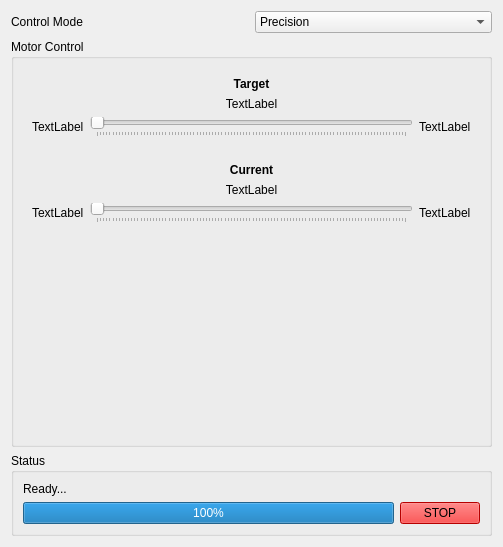
<?xml version="1.0" encoding="UTF-8"?>
<ui version="4.0">
    <class>Form</class>
    <widget class="QWidget" name="Form">
        <property name="geometry">
            <rect>
                <x>0</x>
                <y>0</y>
                <width>503</width>
                <height>547</height>
            </rect>
        </property>
        <property name="windowTitle">
            <string>Form</string>
        </property>
        <layout class="QGridLayout" name="gridLayout_2">
            <item row="2" column="1">
                <widget class="QGroupBox" name="groupBox">
                    <property name="title">
                        <string>Status</string>
                    </property>
                    <layout class="QGridLayout" name="gridLayout_3">
                        <item row="1" column="0">
                            <widget class="QProgressBar" name="progressBar">
                                <property name="value">
                                    <number>100</number>
                                </property>
                                <property name="textVisible">
                                    <bool>true</bool>
                                </property>
                            </widget>
                        </item>
                        <item row="1" column="1">
                            <widget class="QPushButton" name="stopButton">
                                <property name="styleSheet">
                                    <string notr="true">background-color:red</string>
                                </property>
                                <property name="text">
                                    <string>STOP</string>
                                </property>
                            </widget>
                        </item>
                        <item row="0" column="0">
                            <widget class="QLabel" name="statusLabel">
                                <property name="text">
                                    <string>Ready...</string>
                                </property>
                            </widget>
                        </item>
                    </layout>
                </widget>
            </item>
            <item row="1" column="1">
                <widget class="QGroupBox" name="groupBox">
                    <property name="title">
                        <string>Motor Control</string>
                    </property>
                    <layout class="QVBoxLayout" name="verticalLayout">
                        <item>
                            <widget class="QStackedWidget" name="stackedWidget">
                                <property name="enabled">
                                    <bool>true</bool>
                                </property>
                                <property name="currentIndex">
                                    <number>0</number>
                                </property>
                                <widget class="QWidget" name="page">
                                    <layout class="QGridLayout" name="gridLayout">
                                        <item row="6" column="1">
                                            <widget class="QSlider" name="currentHSlider">
                                                <property name="enabled">
                                                    <bool>false</bool>
                                                </property>
                                                <property name="orientation">
                                                    <enum>Qt::Horizontal</enum>
                                                </property>
                                                <property name="tickPosition">
                                                    <enum>QSlider::TicksBelow</enum>
                                                </property>
                                            </widget>
                                        </item>
                                        <item row="2" column="1">
                                            <widget class="QSlider" name="targetHSlider">
                                                <property name="orientation">
                                                    <enum>Qt::Horizontal</enum>
                                                </property>
                                                <property name="tickPosition">
                                                    <enum>QSlider::TicksBelow</enum>
                                                </property>
                                            </widget>
                                        </item>
                                        <item row="2" column="0">
                                            <widget class="QLabel" name="targetHMin">
                                                <property name="text">
                                                    <string>TextLabel</string>
                                                </property>
                                            </widget>
                                        </item>
                                        <item row="6" column="0">
                                            <widget class="QLabel" name="currentHMin">
                                                <property name="text">
                                                    <string>TextLabel</string>
                                                </property>
                                            </widget>
                                        </item>
                                        <item row="2" column="2">
                                            <widget class="QLabel" name="targetHMax">
                                                <property name="text">
                                                    <string>TextLabel</string>
                                                </property>
                                            </widget>
                                        </item>
                                        <item row="6" column="2">
                                            <widget class="QLabel" name="currentHMax">
                                                <property name="text">
                                                    <string>TextLabel</string>
                                                </property>
                                            </widget>
                                        </item>
                                        <item row="1" column="1">
                                            <widget class="QLabel" name="targetHValue">
                                                <property name="text">
                                                    <string>TextLabel</string>
                                                </property>
                                                <property name="alignment">
                                                    <set>Qt::AlignBottom|Qt::AlignHCenter</set>
                                                </property>
                                            </widget>
                                        </item>
                                        <item row="5" column="1">
                                            <widget class="QLabel" name="currentHValue">
                                                <property name="text">
                                                    <string>TextLabel</string>
                                                </property>
                                                <property name="alignment">
                                                    <set>Qt::AlignBottom|Qt::AlignHCenter</set>
                                                </property>
                                            </widget>
                                        </item>
                                        <item row="0" column="1">
                                            <widget class="QLabel" name="label_8">
                                                <property name="font">
                                                    <font>
                                                        <weight>75</weight>
                                                        <bold>true</bold>
                                                    </font>
                                                </property>
                                                <property name="text">
                                                    <string>Target</string>
                                                </property>
                                                <property name="alignment">
                                                    <set>Qt::AlignCenter</set>
                                                </property>
                                            </widget>
                                        </item>
                                        <item row="4" column="1">
                                            <widget class="QLabel" name="label_9">
                                                <property name="font">
                                                    <font>
                                                        <weight>75</weight>
                                                        <bold>true</bold>
                                                    </font>
                                                </property>
                                                <property name="text">
                                                    <string>Current</string>
                                                </property>
                                                <property name="alignment">
                                                    <set>Qt::AlignCenter</set>
                                                </property>
                                            </widget>
                                        </item>
                                        <item row="3" column="1">
                                            <spacer name="verticalSpacer">
                                                <property name="orientation">
                                                    <enum>Qt::Vertical</enum>
                                                </property>
                                                <property name="sizeType">
                                                    <enum>QSizePolicy::Fixed</enum>
                                                </property>
                                                <property name="sizeHint" stdset="0">
                                                    <size>
                                                        <width>20</width>
                                                        <height>20</height>
                                                    </size>
                                                </property>
                                            </spacer>
                                        </item>
                                        <item row="7" column="0">
                                            <spacer name="verticalSpacer_2">
                                                <property name="orientation">
                                                    <enum>Qt::Vertical</enum>
                                                </property>
                                                <property name="sizeHint" stdset="0">
                                                    <size>
                                                        <width>20</width>
                                                        <height>40</height>
                                                    </size>
                                                </property>
                                            </spacer>
                                        </item>
                                    </layout>
                                </widget>
                                <widget class="QWidget" name="page_2">
                                    <layout class="QGridLayout" name="gridLayout_4">
                                        <item row="2" column="3">
                                            <spacer name="horizontalSpacer">
                                                <property name="orientation">
                                                    <enum>Qt::Horizontal</enum>
                                                </property>
                                                <property name="sizeType">
                                                    <enum>QSizePolicy::Fixed</enum>
                                                </property>
                                                <property name="sizeHint" stdset="0">
                                                    <size>
                                                        <width>40</width>
                                                        <height>20</height>
                                                    </size>
                                                </property>
                                            </spacer>
                                        </item>
                                        <item row="2" column="4">
                                            <layout class="QHBoxLayout" name="horizontalLayout_3">
                                                <item>
                                                    <widget class="QSlider" name="currentVSlider">
                                                        <property name="enabled">
                                                            <bool>false</bool>
                                                        </property>
                                                        <property name="orientation">
                                                            <enum>Qt::Vertical</enum>
                                                        </property>
                                                        <property name="tickPosition">
                                                            <enum>QSlider::TicksBelow</enum>
                                                        </property>
                                                    </widget>
                                                </item>
                                            </layout>
                                        </item>
                                        <item row="3" column="4">
                                            <widget class="QLabel" name="currentVMin">
                                                <property name="text">
                                                    <string>TextLabel</string>
                                                </property>
                                                <property name="alignment">
                                                    <set>Qt::AlignCenter</set>
                                                </property>
                                            </widget>
                                        </item>
                                        <item row="2" column="1">
                                            <layout class="QHBoxLayout" name="horizontalLayout_2">
                                                <item>
                                                    <widget class="QSlider" name="targetVSlider">
                                                        <property name="singleStep">
                                                            <number>1</number>
                                                        </property>
                                                        <property name="orientation">
                                                            <enum>Qt::Vertical</enum>
                                                        </property>
                                                        <property name="tickPosition">
                                                            <enum>QSlider::TicksAbove</enum>
                                                        </property>
                                                    </widget>
                                                </item>
                                            </layout>
                                        </item>
                                        <item row="1" column="4">
                                            <widget class="QLabel" name="currentVMax">
                                                <property name="text">
                                                    <string>TextLabel</string>
                                                </property>
                                                <property name="alignment">
                                                    <set>Qt::AlignCenter</set>
                                                </property>
                                            </widget>
                                        </item>
                                        <item row="2" column="0">
                                            <widget class="QLabel" name="targetVValue">
                                                <property name="text">
                                                    <string>TextLabel</string>
                                                </property>
                                                <property name="alignment">
                                                    <set>Qt::AlignRight|Qt::AlignTrailing|Qt::AlignVCenter</set>
                                                </property>
                                            </widget>
                                        </item>
                                        <item row="2" column="6">
                                            <widget class="QLabel" name="currentVValue">
                                                <property name="text">
                                                    <string>TextLabel</string>
                                                </property>
                                            </widget>
                                        </item>
                                        <item row="0" column="4">
                                            <widget class="QLabel" name="label_6">
                                                <property name="font">
                                                    <font>
                                                        <weight>75</weight>
                                                        <bold>true</bold>
                                                    </font>
                                                </property>
                                                <property name="text">
                                                    <string>Current</string>
                                                </property>
                                                <property name="alignment">
                                                    <set>Qt::AlignRight|Qt::AlignTrailing|Qt::AlignVCenter</set>
                                                </property>
                                            </widget>
                                        </item>
                                        <item row="1" column="1">
                                            <widget class="QLabel" name="targetVMax">
                                                <property name="text">
                                                    <string>TextLabel</string>
                                                </property>
                                                <property name="alignment">
                                                    <set>Qt::AlignCenter</set>
                                                </property>
                                            </widget>
                                        </item>
                                        <item row="3" column="1">
                                            <widget class="QLabel" name="targetVMin">
                                                <property name="text">
                                                    <string>TextLabel</string>
                                                </property>
                                                <property name="alignment">
                                                    <set>Qt::AlignCenter</set>
                                                </property>
                                            </widget>
                                        </item>
                                        <item row="0" column="1">
                                            <widget class="QLabel" name="label_5">
                                                <property name="font">
                                                    <font>
                                                        <weight>75</weight>
                                                        <bold>true</bold>
                                                    </font>
                                                </property>
                                                <property name="text">
                                                    <string>Target</string>
                                                </property>
                                            </widget>
                                        </item>
                                    </layout>
                                </widget>
                                <widget class="QWidget" name="page_3">
                                    <layout class="QGridLayout" name="gridLayout_5">
                                        <item row="1" column="1">
                                            <widget class="QDial" name="currentDial">
                                                <property name="enabled">
                                                    <bool>false</bool>
                                                </property>
                                                <property name="notchesVisible">
                                                    <bool>true</bool>
                                                </property>
                                            </widget>
                                        </item>
                                        <item row="2" column="0">
                                            <widget class="QLabel" name="targetDialValue">
                                                <property name="text">
                                                    <string>TextLabel</string>
                                                </property>
                                                <property name="alignment">
                                                    <set>Qt::AlignHCenter|Qt::AlignTop</set>
                                                </property>
                                            </widget>
                                        </item>
                                        <item row="1" column="0">
                                            <widget class="QDial" name="targetDial">
                                                <property name="notchesVisible">
                                                    <bool>true</bool>
                                                </property>
                                            </widget>
                                        </item>
                                        <item row="2" column="1">
                                            <widget class="QLabel" name="currentDialValue">
                                                <property name="text">
                                                    <string>TextLabel</string>
                                                </property>
                                                <property name="alignment">
                                                    <set>Qt::AlignHCenter|Qt::AlignTop</set>
                                                </property>
                                            </widget>
                                        </item>
                                        <item row="0" column="0">
                                            <widget class="QLabel" name="label_3">
                                                <property name="font">
                                                    <font>
                                                        <weight>75</weight>
                                                        <bold>true</bold>
                                                    </font>
                                                </property>
                                                <property name="text">
                                                    <string>Target</string>
                                                </property>
                                                <property name="alignment">
                                                    <set>Qt::AlignCenter</set>
                                                </property>
                                            </widget>
                                        </item>
                                        <item row="0" column="1">
                                            <widget class="QLabel" name="label_4">
                                                <property name="font">
                                                    <font>
                                                        <weight>75</weight>
                                                        <bold>true</bold>
                                                    </font>
                                                </property>
                                                <property name="text">
                                                    <string>Current</string>
                                                </property>
                                                <property name="alignment">
                                                    <set>Qt::AlignCenter</set>
                                                </property>
                                            </widget>
                                        </item>
                                    </layout>
                                </widget>
                                <widget class="QWidget" name="page_4">
                                    <layout class="QGridLayout" name="joylayout"/>
                                </widget>
                                <widget class="QWidget" name="page_5">
                                    <layout class="QVBoxLayout" name="verticalLayout_2">
                                        <item>
                                            <widget class="QLabel" name="label_10">
                                                <property name="font">
                                                    <font>
                                                        <weight>75</weight>
                                                        <bold>true</bold>
                                                    </font>
                                                </property>
                                                <property name="text">
                                                    <string>Target</string>
                                                </property>
                                            </widget>
                                        </item>
                                        <item>
                                            <layout class="QHBoxLayout" name="horizontalLayout_4">
                                                <item>
                                                    <layout class="QFormLayout" name="formLayout">
                                                        <item row="0" column="0">
                                                            <widget class="QLabel" name="label">
                                                                <property name="text">
                                                                    <string>Target Position</string>
                                                                </property>
                                                            </widget>
                                                        </item>
                                                        <item row="0" column="1">
                                                            <layout class="QHBoxLayout" name="targetLineEditLayout">
                                                                <item>
                                                                    <widget class="QToolButton" name="targetGo">
                                                                        <property name="text">
                                                                            <string>...</string>
                                                                        </property>
                                                                    </widget>
                                                                </item>
                                                            </layout>
                                                        </item>
                                                        <item row="1" column="0">
                                                            <widget class="QLabel" name="label_13">
                                                                <property name="text">
                                                                    <string>Step Size</string>
                                                                </property>
                                                            </widget>
                                                        </item>
                                                        <item row="1" column="1">
                                                            <layout class="QHBoxLayout" name="horizontalLayout_5">
                                                                <item>
                                                                    <widget class="QLineEdit" name="targetStepSize">
                                                                        <property name="text">
                                                                            <string/>
                                                                        </property>
                                                                    </widget>
                                                                </item>
                                                                <item>
                                                                    <widget class="QToolButton" name="targetStepDown">
                                                                        <property name="text">
                                                                            <string>...</string>
                                                                        </property>
                                                                    </widget>
                                                                </item>
                                                                <item>
                                                                    <widget class="QToolButton" name="targetStepUp">
                                                                        <property name="text">
                                                                            <string>...</string>
                                                                        </property>
                                                                    </widget>
                                                                </item>
                                                            </layout>
                                                        </item>
                                                    </layout>
                                                </item>
                                            </layout>
                                        </item>
                                        <item>
                                            <spacer name="verticalSpacer_5">
                                                <property name="orientation">
                                                    <enum>Qt::Vertical</enum>
                                                </property>
                                                <property name="sizeType">
                                                    <enum>QSizePolicy::Fixed</enum>
                                                </property>
                                                <property name="sizeHint" stdset="0">
                                                    <size>
                                                        <width>20</width>
                                                        <height>20</height>
                                                    </size>
                                                </property>
                                            </spacer>
                                        </item>
                                        <item>
                                            <widget class="QLabel" name="label_11">
                                                <property name="font">
                                                    <font>
                                                        <weight>75</weight>
                                                        <bold>true</bold>
                                                    </font>
                                                </property>
                                                <property name="text">
                                                    <string>Current</string>
                                                </property>
                                            </widget>
                                        </item>
                                        <item>
                                            <layout class="QFormLayout" name="formLayout_3">
                                                <item row="0" column="0">
                                                    <widget class="QLabel" name="label_12">
                                                        <property name="text">
                                                            <string>Position</string>
                                                        </property>
                                                    </widget>
                                                </item>
                                                <item row="0" column="1">
                                                    <widget class="QLineEdit" name="currentLineEdit">
                                                        <property name="enabled">
                                                            <bool>false</bool>
                                                        </property>
                                                    </widget>
                                                </item>
                                            </layout>
                                        </item>
                                        <item>
                                            <spacer name="verticalSpacer_3">
                                                <property name="orientation">
                                                    <enum>Qt::Vertical</enum>
                                                </property>
                                                <property name="sizeHint" stdset="0">
                                                    <size>
                                                        <width>20</width>
                                                        <height>40</height>
                                                    </size>
                                                </property>
                                            </spacer>
                                        </item>
                                    </layout>
                                </widget>
                            </widget>
                        </item>
                    </layout>
                </widget>
            </item>
            <item row="0" column="1">
                <layout class="QHBoxLayout" name="horizontalLayout">
                    <item>
                        <widget class="QLabel" name="label_7">
                            <property name="text">
                                <string>Control Mode</string>
                            </property>
                        </widget>
                    </item>
                    <item>
                        <widget class="QComboBox" name="controlModeComboBox">
                            <property name="currentIndex">
                                <number>4</number>
                            </property>
                            <item>
                                <property name="text">
                                    <string>Horizontal Slider</string>
                                </property>
                            </item>
                            <item>
                                <property name="text">
                                    <string>Vertical Slider</string>
                                </property>
                            </item>
                            <item>
                                <property name="text">
                                    <string>Dial</string>
                                </property>
                            </item>
                            <item>
                                <property name="text">
                                    <string>Joystick</string>
                                </property>
                            </item>
                            <item>
                                <property name="text">
                                    <string>Precision</string>
                                </property>
                            </item>
                        </widget>
                    </item>
                </layout>
            </item>
        </layout>
    </widget>
    <resources/>
    <connections>
        <connection>
            <sender>controlModeComboBox</sender>
            <signal>currentIndexChanged(int)</signal>
            <receiver>stackedWidget</receiver>
            <slot>setCurrentIndex(int)</slot>
            <hints>
                <hint type="sourcelabel">
                    <x>324</x>
                    <y>23</y>
                </hint>
                <hint type="destinationlabel">
                    <x>218</x>
                    <y>153</y>
                </hint>
            </hints>
        </connection>
    </connections>
</ui>
